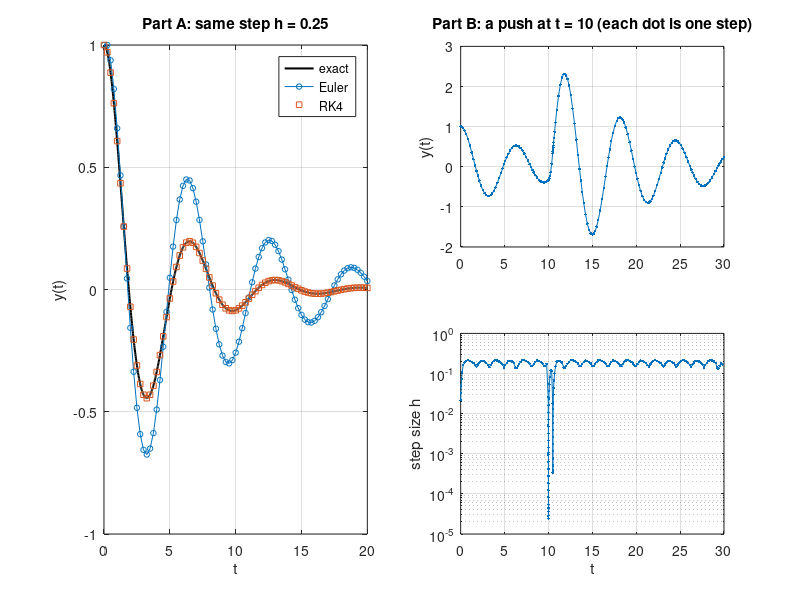

Here is the MATLAB script that generated this plot:
%% underTheHood.m
% Two pictures of what a time stepper is doing. Run as is.
%   Part A. Euler and RK4 with the same fixed step, against the exact answer.
%   Part B. The step sizes ode45 actually chooses on a problem with a sudden kick.

clear; close all;

%% Part A. Euler vs. RK4, same step size
% Underdamped spring: y'' + 0.5 y' + y = 0, y(0) = 1, y'(0) = 0.
m = 1;  b = 0.5;  k = 1;  f = @(t) 0;
rhs = @(t, Y) [ Y(2); ( f(t) - b*Y(2) - k*Y(1) ) / m ];

% Exact solution of the underdamped free response
g  = b/(2*m);                 % decay rate
wd = sqrt(k/m - g^2);         % damped frequency
y0 = 1;  v0 = 0;
exact = @(t) exp(-g*t) .* ( y0*cos(wd*t) + (v0 + g*y0)/wd * sin(wd*t) );

h = 0.25;                     % one fixed step size for both methods
t = 0:h:20;
N = numel(t);

% Euler: follow the slope at the start of the step.
YE = zeros(2, N);  YE(:,1) = [y0; v0];
for n = 1:N-1
    YE(:,n+1) = YE(:,n) + h * rhs(t(n), YE(:,n));
end

% RK4: sample the slope four times across the step and average.
YR = zeros(2, N);  YR(:,1) = [y0; v0];
for n = 1:N-1
    k1 = rhs(t(n),       YR(:,n));
    k2 = rhs(t(n) + h/2, YR(:,n) + h/2*k1);
    k3 = rhs(t(n) + h/2, YR(:,n) + h/2*k2);
    k4 = rhs(t(n) + h,   YR(:,n) + h*k3);
    YR(:,n+1) = YR(:,n) + h/6 * (k1 + 2*k2 + 2*k3 + k4);
end

fprintf('Part A, step h = %g (%d steps)\n', h, N-1);
fprintf('   Euler max error: %.2e\n', max(abs(YE(1,:) - exact(t))));
fprintf('   RK4   max error: %.2e\n', max(abs(YR(1,:) - exact(t))));

tf = linspace(0, 20, 1000);
figure('Position', [100 100 1000 400]);
subplot(1, 2, 1);
plot(tf, exact(tf), 'k-', 'LineWidth', 1.5); hold on;
plot(t, YE(1,:), 'o-', 'MarkerSize', 4);
plot(t, YR(1,:), 's', 'MarkerSize', 4);
hold off; grid on;
xlabel('t'); ylabel('y(t)');
title(sprintf('Part A: same step h = %g', h));
legend('exact', 'Euler', 'RK4', 'Location', 'northeast');

%% Part B. Where ode45 puts its steps
% Lightly damped spring, released from y = 1 and then pushed at t = 10:
%   f(t) = 5 for 10 <= t <= 10.5, and 0 otherwise.
m = 1;  b = 0.2;  k = 1;
f = @(t) 5 * (t >= 10 & t <= 10.5);
rhs = @(t, Y) [ Y(2); ( f(t) - b*Y(2) - k*Y(1) ) / m ];

% Refine = 1 makes ode45 report only the steps it actually took.
opts = odeset('RelTol', 1e-6, 'AbsTol', 1e-9, 'Refine', 1);
[t, Y] = ode45(rhs, [0 30], [1; 0], opts);
hstep = diff(t);

fprintf('\nPart B: %d steps, smallest %.2e, largest %.2e\n', ...
        numel(hstep), min(hstep), max(hstep));

subplot(2, 2, 2);
plot(t, Y(:,1), '.-', 'MarkerSize', 6); grid on;
ylabel('y(t)');
title('Part B: a push at t = 10 (each dot is one step)');
subplot(2, 2, 4);
semilogy(t(1:end-1), hstep, '.-', 'MarkerSize', 6); grid on;
xlabel('t'); ylabel('step size h');
